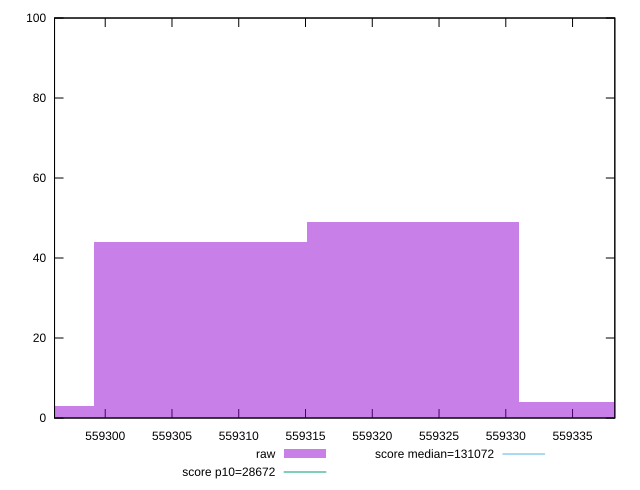

Generate this figure with gnuplot:
reset

$raw <<EOF
559323.052354099 49
559307.1208555131 44
559291.1893569272 3
559338.983852685 4
EOF

set key outside below
set boxwidth 15.931498585909166
set xrange [559296.2035413408:559338.1657511484]
set yrange [0:100]
set trange [0:100]
set style fill transparent solid 0.5 noborder

set parametric
set terminal svg size 640, 490 enhanced background rgb 'white'
set output "report_00008_2021-01-22T20:58:29.167/uses-long-cache-ttl/samples/pages+cached+nointeractive/raw/histogram.svg"

plot $raw title "raw" with boxes, \
     28672,t title "score p10=28672", \
     131072,t title "score median=131072"

reset
